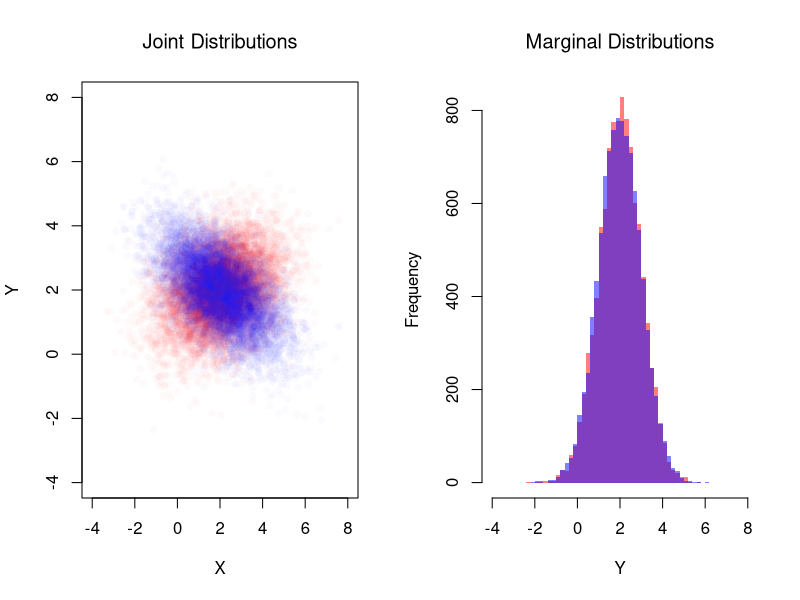
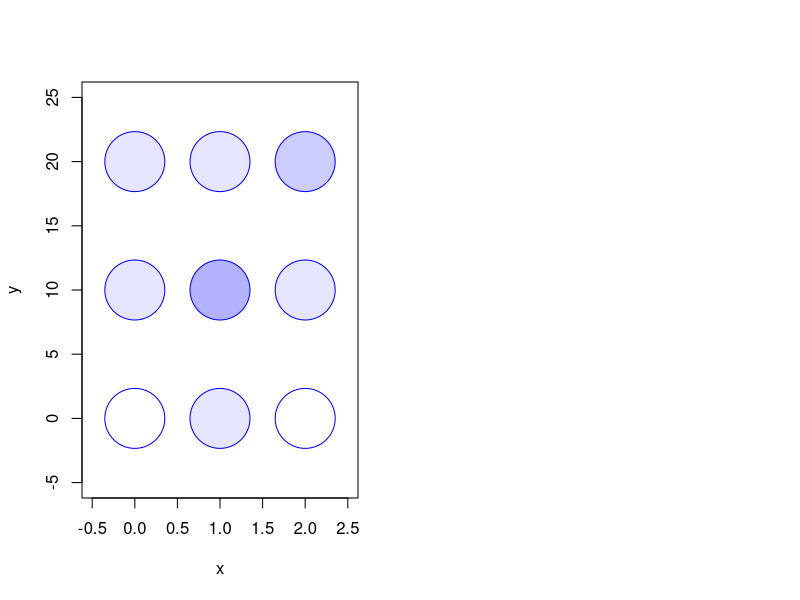

R code for these plots, in order: (Note: this script raises an error after producing the figures.)
## ---- chunk 1
# Create a 2x2 matrix for the joint distribution.
# Rows correspond to X (coin 1), and columns correspond to Y (coin 2).
probs <- c(0.25, 0.25, 0.25, 0.25) # Fair coin
P_xy <- matrix( probs, nrow = 2, ncol = 2)
rownames(P_xy) <- c("Y=0", "Y=1")
colnames(P_xy) <- c("X=0", "X=1")
P_xy

# Compute the marginal distributions.
# Marginal for X: sum across columns.
P_x <- colSums(P_xy)
P_x
# Marginal for Y: sum across rows.
P_y <- rowSums(P_xy)
P_y

# Compute the conditional probabilities Prob(Y | X).
PY_x <- matrix(0, nrow = 2, ncol = 2)
for (j in c(1,2)) {
  PY_x[, j] <- P_xy[, j] / P_x[j]
}
rownames(PY_x) <- c("Y=0", "Y=1")
colnames(PY_x) <- c("given X=0", "given X=1")
PY_x
## ---- chunk 2
# Create the joint distribution matrix for the unfair coin case.
probs <- c(0.5, 0, 0, 0.5) # unfair coin

P_xy <- matrix( probs, nrow = 2, ncol = 2)
rownames(P_xy) <- c("Y=0", "Y=1")
colnames(P_xy) <- c("X=0", "X=1")
P_xy

# Compute the marginal distributions.
# Marginal for X: sum across columns.
P_x <- colSums(P_xy)
P_x
# Marginal for Y: sum across rows.
P_y <- rowSums(P_xy)
P_y

# Compute the conditional probabilities Prob(Y | X).
PY_x <- matrix(0, nrow = 2, ncol = 2)
for (j in c(1,2)) {
  PY_x[, j] <- P_xy[,j] / P_x[j]
}
rownames(PY_x) <- c("Y=0", "Y=1")
colnames(PY_x) <- c("given X=0", "given X=1")
PY_x
## ---- chunk 3
probs <- c(0.4, 0.2, 0.1, 0.3)
## ---- chunk 4
library(mvtnorm)

# Simulate Bivariate Data
N <- 10000
Mu <- c(2,2) ## Means

Sigma1 <- matrix(c(2,-.8,-.8,1),2,2) ## CoVariance Matrix 1
MVdat1 <- rmvnorm(N, Mu, Sigma1)
colnames(MVdat1) <- c('X','Y')

Sigma2 <- matrix(c(2,.4,.4,1),2,2) ## CoVariance Matrix 2
MVdat2 <- rmvnorm(N, Mu, Sigma2)
colnames(MVdat2) <- c('X','Y')

par(mfrow=c(1,2))
## Different diagonals
plot(MVdat2, col=rgb(1,0,0,0.02), pch=16,
    main='Joint Distributions', font.main=1,
    ylim=c(-4,8), xlim=c(-4,8),
    xlab='X', ylab='Y')
points(MVdat1,col=rgb(0,0,1,0.02),pch=16)
## Same marginal distributions
xbks <- seq(-4,8,by=.2)
hist(MVdat2[,2], col=rgb(1,0,0,0.5),
    breaks=xbks, border=NA,
    xlab='Y',
    main='Marginal Distributions', font.main=1)
hist(MVdat1[,2], col=rgb(0,0,1,0.5),
    add=T, breaks=xbks, border=NA)
## ---- chunk 5
# Make a Probability Table
x <- c(0,1,2)
y <- c(0,10,20)
P_xy <- matrix(c(
    0.0, 0.1, 0.0,
    0.1, 0.3, 0.1,
    0.1, 0.1, 0.2
), nrow=3, ncol=3, byrow=TRUE)
rownames(P_xy) <- paste0('y=',y)
colnames(P_xy) <-  paste0('x=',x)
P_xy

# Plot joint distribution
prob_table <- expand.grid(x=x, y=y)
prob_table[,'probabilities'] <- as.vector(t(P_xy))
plot(prob_table[,'x'], prob_table[,'y'],
     xlim=c(-0.5,2.5), ylim=c(-5, 25),
     pch=21, cex=8, col='blue',
     bg=rgb(0,0,1, prob_table[,'probabilities']),
     xlab = "x", ylab = "y")
## ---- chunk 6
# Compute Marginals
P_x <- colSums(P_xy) #Prob(X_i=x)
P_y <- rowSums(P_xy) #Prob(Y_i=y)

# Compute the conditional probabilities Prob(Y | X).
PY_x <- matrix(0, nrow = 3, ncol = 3)
for (j in seq(ncol(P_xy)) ) {
  PY_x[, j] <- P_xy[,j] / P_x[j]
}
rownames(PY_x) <- paste0("Y=", y)
colnames(PY_x) <- paste0("given X=", x)
PY_x

# Computational Shortcut
#PY_x <- t( t(P_xy) / P_x ) #Prob(Y_i=y | X_i=x)

# Conditional expectation E[Y_i|X_i=x]
EY_x <- colSums(PY_x * y)
EY_x

# Contrast with Grand Means
EY <- sum(y * P_y)
EY

# E[X_i|Y_i=y]
# P_x_y <- P_xy / P_y  #Prob(X_i=x | Y_i=y)
# EX_y <- colSums(P_x_y * x)
# EX <- sum(x * P_x)
## ---- chunk 7
# Compute Covariance
dxy_grid <- expand.grid(dy=y-EY, dx=x-EX)[,c(2,1)]
dxy_grid[,'p'] <- as.vector(P_xy)
dxy_grid[,'contribution'] <- dxy_grid[,'dx'] * dxy_grid[,'dy'] * dxy_grid[,'p']
CovXY <- sum(dxy_grid[,'contribution'])
CovXY

# Compute Variances
VX <- sum( (x-EX)^2 * P_x)
SX <- sqrt(VX)
VY <- sum( (y-EY)^2 * P_y)
SY <- sqrt(VY)

# Compute Correlation
CorXY <- CovXY / (SX * SY)
CorXY
